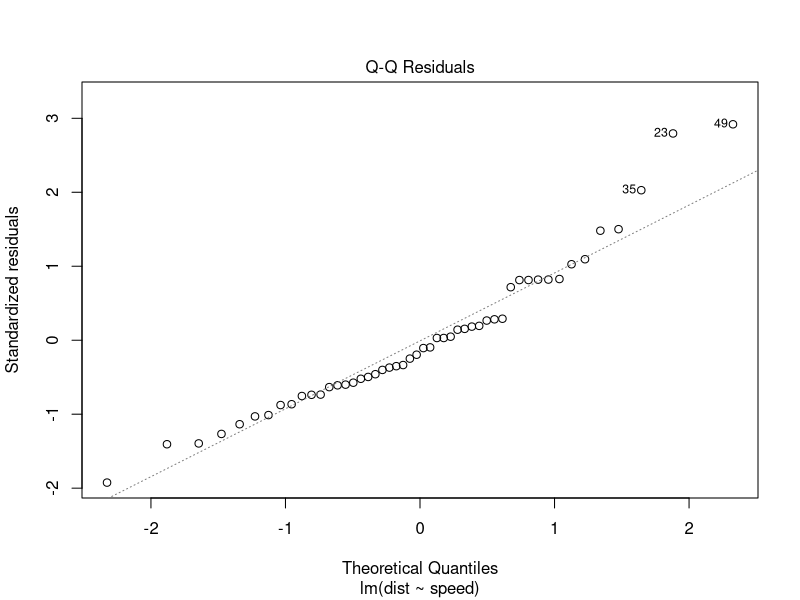

Write the R code that produced this figure.
## ---- chunk 1
fit <- lm(dist ~ speed, data = cars)
summary(fit)
## ---- chunk 2
plot(fit, 2)
